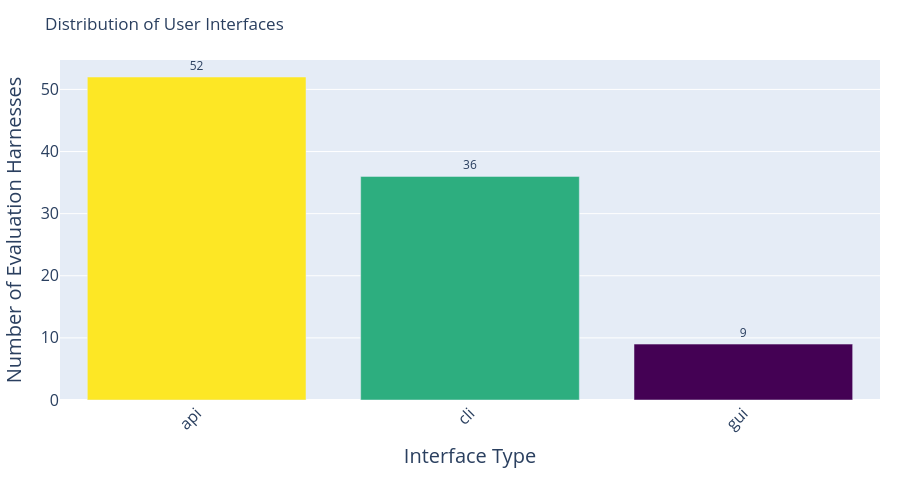

Notebook cell for this chart:
### Code cell
import pandas as pd
import plotly.express as px

df = pd.read_csv("data/evaluation_harness_metadata.csv", encoding="utf-8")
df['user interface'] = df['user interface'].apply(lambda x: x.split(',') if pd.notna(x) else [])
df = df.explode('user interface')

# Get value counts and create a DataFrame for plotting
value_counts = df['user interface'].value_counts()
value_counts_df = value_counts.reset_index()
value_counts_df.columns = ['User Interface', 'Count']

# Create bar chart with Plotly
fig = px.bar(
    value_counts_df, 
    x='User Interface', 
    y='Count',
    title='Distribution of User Interfaces',
    labels={'User Interface': 'Interface Type', 'Count': 'Number of Evaluation Harnesses'},
    color='Count',
    color_continuous_scale='viridis'
)

# Customize the layout
fig.update_layout(
    xaxis_tickangle=-45,
    margin=dict(l=20, r=20, t=60, b=100),
    height=500,
    showlegend=False,
    xaxis=dict(
        title_font_size=20,
        tickfont_size=16
    ),
    yaxis=dict(
        title_font_size=20,
        tickfont_size=16
    )
)

# Remove color bar
fig.update_coloraxes(showscale=False)

# Add value labels on top of bars
fig.update_traces(texttemplate='%{y}', textposition='outside')

fig.show()

### Figure 1 — Plotly figure (JSON) as saved in the notebook; plotly's stock layout.template omitted (floating-point values rounded to 4 significant figures)
{"data": [{"hovertemplate": "Interface Type=%{x}<br>Number of Evaluation Harnesses=%{marker.color}<extra></extra>", "legendgroup": "", "marker": {"color": [52, 36, 9], "coloraxis": "coloraxis", "pattern": {"shape": ""}}, "name": "", "orientation": "v", "showlegend": false, "textposition": "outside", "texttemplate": "%{y}", "type": "bar", "x": ["api", "cli", "gui"], "xaxis": "x", "y": [52, 36, 9], "yaxis": "y"}], "layout": {"barmode": "relative", "coloraxis": {"colorbar": {"title": {"text": "Number of Evaluation Harnesses"}}, "colorscale": [[0, "#440154"], [0.1111, "#482878"], [0.2222, "#3e4989"], [0.3333, "#31688e"], [0.4444, "#26828e"], [0.5556, "#1f9e89"], [0.6667, "#35b779"], [0.7778, "#6ece58"], [0.8889, "#b5de2b"], [1, "#fde725"]], "showscale": false}, "height": 500, "legend": {"tracegroupgap": 0}, "margin": {"b": 100, "l": 20, "r": 20, "t": 60}, "showlegend": false, "title": {"text": "Distribution of User Interfaces"}, "xaxis": {"anchor": "y", "domain": [0, 1], "tickangle": -45, "tickfont": {"size": 16}, "title": {"font": {"size": 20}, "text": "Interface Type"}}, "yaxis": {"anchor": "x", "domain": [0, 1], "tickfont": {"size": 16}, "title": {"font": {"size": 20}, "text": "Number of Evaluation Harnesses"}}}}
